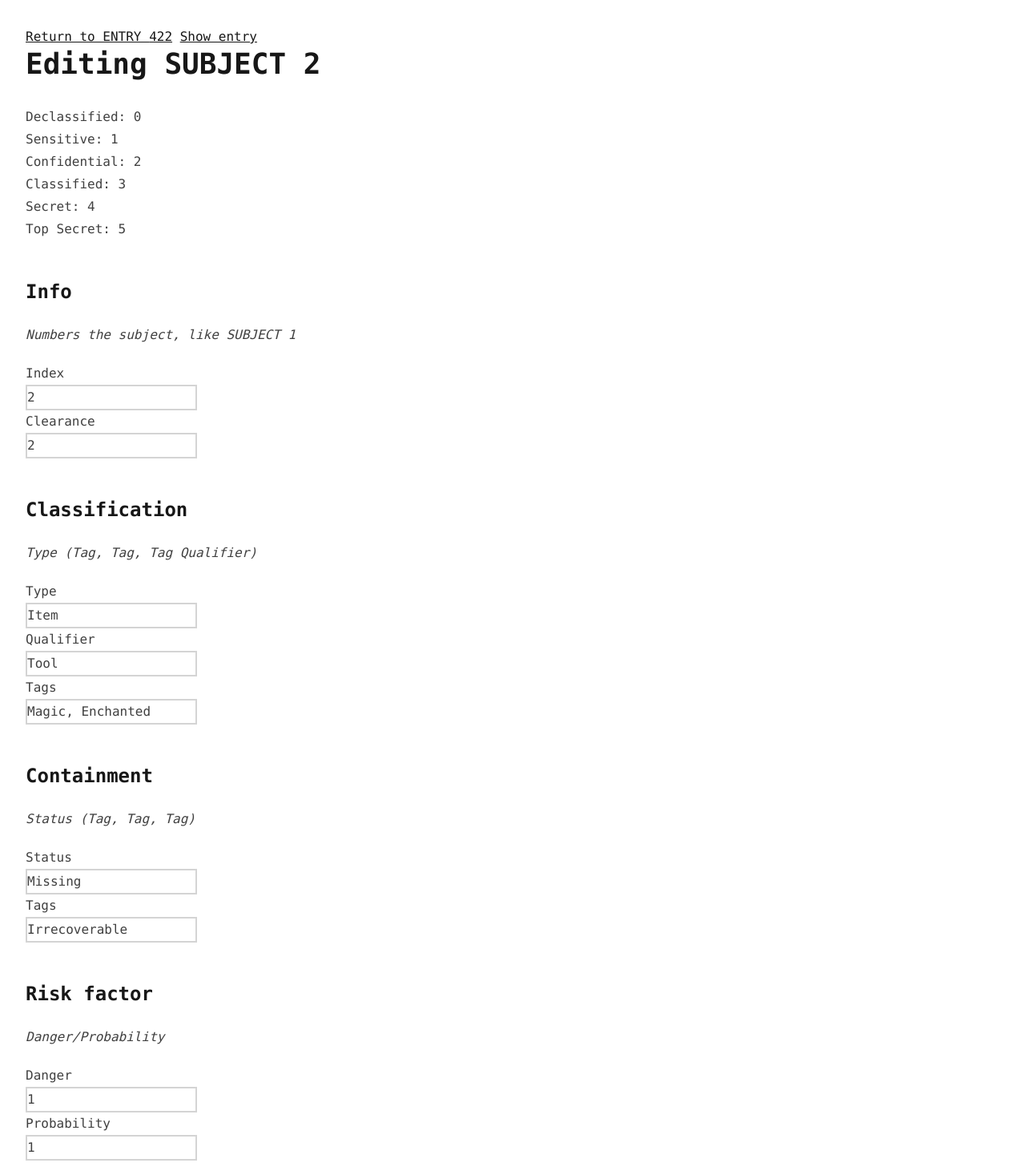
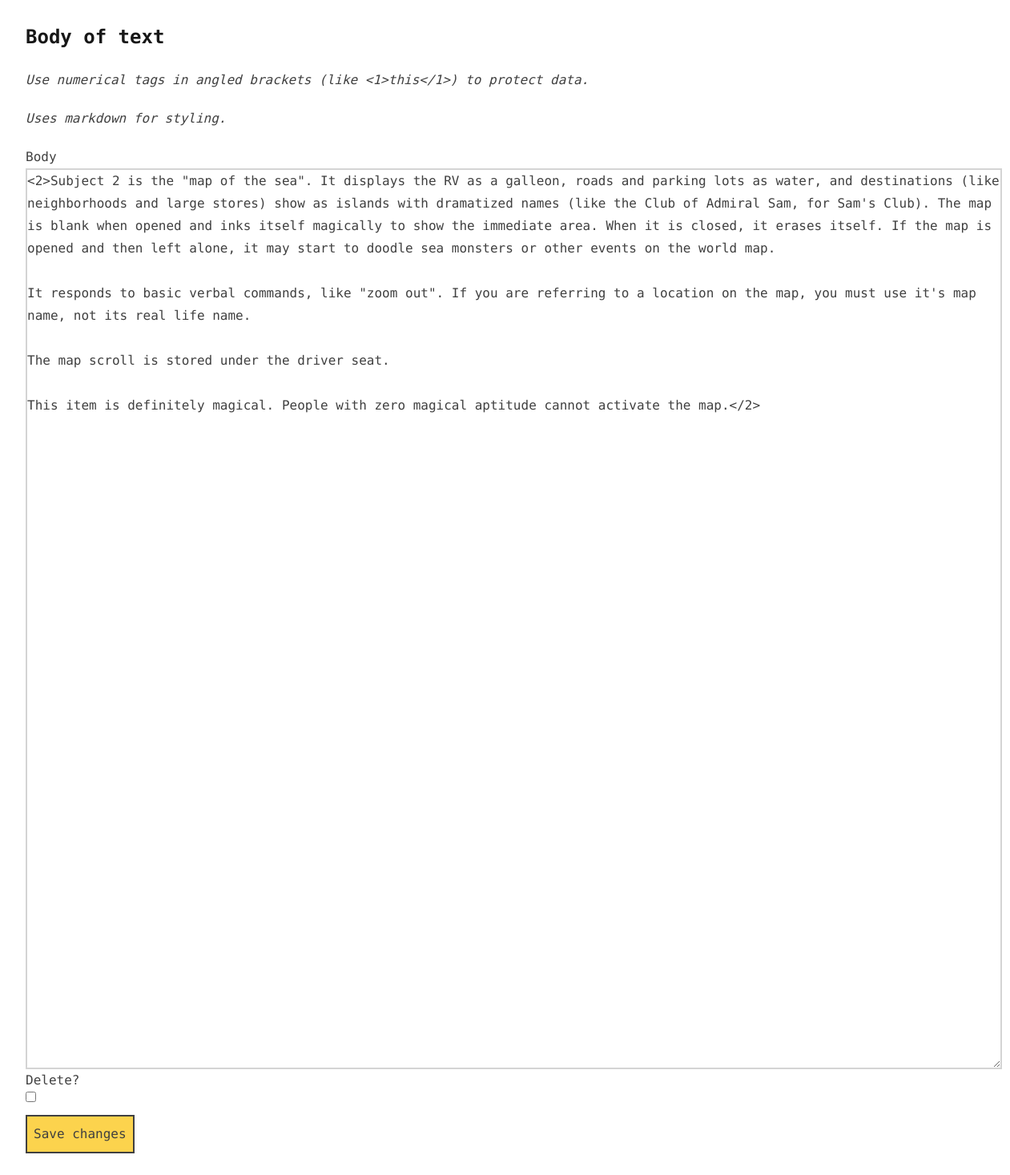
The page /dcii/422/2/edit (signed in) on the database its author committed (2 pictures, top to bottom).
### app/models/dcii_entry.py (models this page shows, shortened)
class DCIIEntry(db.Model):
    id = db.Column('id', db.Integer, primary_key=True, autoincrement=True)
    subjects = db.relationship('DCIISubject', back_populates='entry', cascade='all, delete-orphan')

class DCIISubject(db.Model):
    id = db.Column('id', db.Integer, primary_key=True, autoincrement=True)
    index = db.Column('index', db.Integer)
    classification_type = db.Column('cls_type', db.String, nullable=False)
    classification_tags = db.Column('cls_tags', db.String, nullable=False)
    classification_qualifier = db.Column('cls_qualifier', db.String, nullable=False)
    containment_status = db.Column('cnt_status', db.String, nullable=False)
    containment_tags = db.Column('cnt_tags', db.String, nullable=False)
    danger = db.Column('danger', db.String, nullable=False)
    probability = db.Column('probability', db.String, nullable=False)
    clearance = db.Column('clearance', db.Integer)
    body = db.Column('body', db.Text, nullable=False)
    entry_id = db.Column(db.Integer, db.ForeignKey('dcii_entry.id'), nullable=False)
    entry = db.relationship('DCIIEntry', back_populates='subjects')
    addons = db.relationship('DCIIAddon', back_populates='subject', cascade='all, delete-orphan')

### app/routes/dcii.py (the view, shortened to what this page needs)
@app.route('/dcii/<int:entry_id>/<int:subject_id>/edit', methods = ['GET','POST'])
@login_required
def edit_subject(entry_id, subject_id):
    subject = DCIISubject.query.filter_by(entry_id=entry_id, index=subject_id).first()
    return render_template('dcii/edit_subject.html', subject = subject)

### app/__init__.py (called while the page is built)
def create_app(config_class=Config):
    app = Flask(__name__)
    app.config.from_object(config_class)
    login_manager = LoginManager(app)
    login_manager.login_view = 'login'
    db.init_app(app)
    migrate.init_app(app, db)
    with app.app_context():
        from . import routes, models
        @login_manager.user_loader
        def load_user(user_id):
            return models.user.User.query.get(int(user_id))
        db.create_all()
        return app

### app/templates/dcii/edit_subject.html
{% extends 'base.html' %}
{% block content %}
    <a href="{{url_for('show_entry', entry_id = subject.entry.id)}}">Return to ENTRY {{subject.entry.id}}</a>
    <a href="{{url_for('show_entry', entry_id = subject.entry.id)}}">Show entry</a>
    <h1>Editing SUBJECT {{subject.index}}</h1>
    <p>Declassified: 0<br>Sensitive: 1<br>Confidential: 2<br>Classified: 3<br>Secret: 4<br>Top Secret: 5</p>
    <form action="{{url_for('edit_subject', entry_id = subject.entry.id, subject_id = subject.index)}}" method="POST">
        {% import 'components/forms.html' as forms %}
        <h2>Info</h2>
        <p class="italic">Numbers the subject, like SUBJECT 1</p>
        {{ forms.field('index', 'Index', value = subject.index)}}
        {{ forms.field('clearance', 'Clearance', 'number', value = subject.clearance) }}
        <h2>Classification</h2>
        <p class="italic">Type (Tag, Tag, Tag Qualifier)</p>
        {{ forms.field('classification_type', 'Type', value = subject.classification_type) }}
        {{ forms.field('classification_qualifier', 'Qualifier', value = subject.classification_qualifier) }}
        {{ forms.field('classification_tags', 'Tags', value = subject.classification_tags) }}
        <h2>Containment</h2>
        <p class="italic">Status (Tag, Tag, Tag)</p>
        {{ forms.field('containment_status', 'Status', value = subject.containment_status) }}
        {{ forms.field('containment_tags', 'Tags', value = subject.containment_tags) }}
        <h2>Risk factor</h2>
        <p class="italic">Danger/Probability</p>
        {{ forms.field('danger', 'Danger', 'number', value = subject.danger) }}
        {{ forms.field('probability', 'Probability', 'number', value = subject.probability) }}
        <h2>Body of text</h2>
        <p class="italic">Use numerical tags in angled brackets (like &lt;1&gt;this&lt;/1&gt;) to protect data.</p>
        <p class="italic">Uses markdown for styling.</p>
        {{ forms.textarea('body', 'Body', value = subject.body)}}
        {{ forms.field('delete', 'Delete?', type = 'checkbox', value = 'on')}}
        <button>Save changes</button>
    </form>
{% endblock %}

### app/templates/components/forms.html
{% macro field(name, label, type='text', value='') %}
    <label for="{{name}}">{{label}}</label>
    <input type="{{type}}" name="{{name}}" value="{{value}}">
{% endmacro %}
{% macro textarea(name, label, value='') %}
    <label for="{{name}}">{{label}}</label>
    <textarea name="{{name}}" cols="120" rows="40">{{value}}</textarea>
{% endmacro %}

### rows shown on the page
DCIIEntry: entry.id "422"
DCIISubject: index "2", classification_type "Item", classification_qualifier "Tool", classification_tags "Magic, Enchanted", containment_status "Missing", containment_tags "Irrecoverable", body "<2>Subject 2 is the \"map of the sea\". It displays the RV as a galleon, roads and parking lots as water, and destinations (like neighborhoods and large stores) show as islands with dramatized names (like the Club of Admiral Sam, for Sam's Club). The map is blank when opened and inks itself magically to show the immediate area. When it is closed, it erases itself. If the map is opened and then left alone, it may start to doodle sea monsters or other events on the world map. It responds to basic verbal commands, like \"zoom out\". If you are referring to a location on the map, you must use it's map name, not its real life name. The map scroll is stored under the driver seat. This item is…"

### other values the page prints
{{ label }} "Index Clearance Type Qualifier Tags Status Tags Danger Probability Delete?"
{{ label }} "Body"
